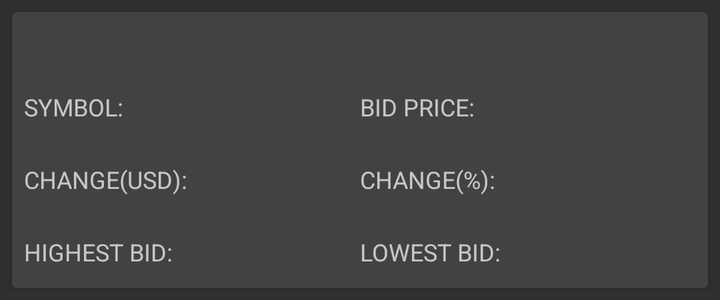
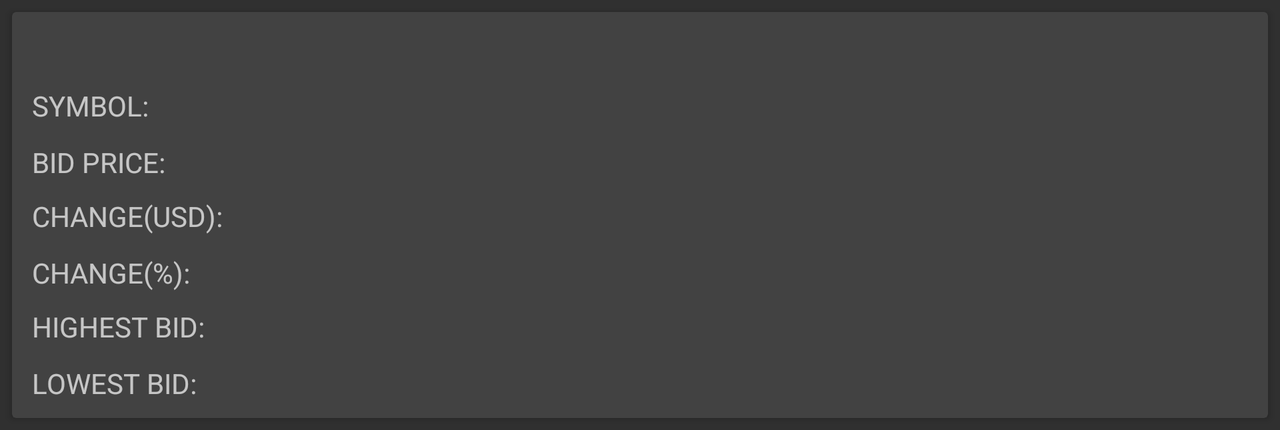

One screen, two layout resources from the same app: the default and the repository's alternative for another configuration. Each is rendered where Android would select it; the XML of both is given below.
<!-- AndroidManifest.xml: application theme AppTheme -->
<!-- res/layout/graph_detail.xml -->
<?xml version="1.0" encoding="utf-8"?>
<android.support.v7.widget.CardView android:layout_width="match_parent"
    xmlns:app="http://schemas.android.com/apk/res-auto"
    android:layout_margin="@dimen/margin_6"
    app:cardBackgroundColor="@color/cardview_dark_background"
    android:layout_height="wrap_content"
    xmlns:android="http://schemas.android.com/apk/res/android">
        <FrameLayout xmlns:android="http://schemas.android.com/apk/res/android"
            android:layout_width="match_parent"
            android:contentDescription="@string/desc_details_card"
            android:layout_height="match_parent">


                <LinearLayout

                    android:paddingStart="@dimen/margin_6"
                    android:paddingLeft="@dimen/margin_6"
                    android:paddingEnd="@dimen/margin_6"
                    android:paddingRight="@dimen/margin_6"
                    android:layout_width="match_parent"
                    android:layout_height="wrap_content"
                    android:orientation="vertical">
                    <TextView
                        android:id="@+id/cName"
                        android:textSize="@dimen/text_size_big"
                        android:layout_width="match_parent"
                        android:layout_height="wrap_content" />
                    <LinearLayout
                        android:orientation="horizontal"
                        android:layout_width="match_parent"
                        android:layout_height="wrap_content">
                        <TextView
                            android:layout_width="0dp"
                            android:layout_weight="2"
                            android:textSize="12sp"
                            android:textAllCaps="true"
                            android:text="@string/details_symbol"
                            android:layout_height="wrap_content" />
                        <TextView
                            android:padding="10dp"
                            android:layout_weight="1"
                            android:textSize="12sp"
                            android:layout_width="0dp"
                            android:layout_height="wrap_content"
                            android:id="@+id/cSymbol"/>
                        <TextView
                            android:layout_width="0dp"
                            android:layout_weight="2"
                            android:textAllCaps="true"
                            android:textSize="12sp"
                            android:text="@string/details_bid"
                            android:layout_height="wrap_content" />
                        <TextView
                            android:layout_width="0dp"
                            android:layout_weight="1"
                            android:id="@+id/cBid"
                            android:textSize="12sp"
                            android:layout_height="wrap_content" />
                    </LinearLayout>
                    <LinearLayout
                        android:orientation="horizontal"
                        android:layout_width="match_parent"
                        android:layout_height="wrap_content">
                        <TextView
                            android:layout_width="0dp"
                            android:layout_weight="2"
                            android:textSize="12sp"
                            android:textAllCaps="true"
                            android:text="@string/details_change_amount"
                            android:layout_height="wrap_content" />
                        <TextView
                            android:padding="10dp"
                            android:layout_weight="1"
                            android:textSize="12sp"
                            android:layout_width="0dp"
                            android:layout_height="wrap_content"
                            android:id="@+id/cAmount"/>
                        <TextView
                            android:layout_width="0dp"
                            android:layout_weight="2"
                            android:textSize="12sp"
                            android:textAllCaps="true"
                            android:text="@string/details_change_percent"
                            android:layout_height="wrap_content" />
                        <TextView
                            android:layout_width="0dp"
                            android:layout_weight="1"
                            android:textSize="12sp"
                            android:id="@+id/cPercent"
                            android:layout_height="wrap_content" />
                    </LinearLayout>

                    <LinearLayout
                        android:orientation="horizontal"
                        android:layout_width="match_parent"
                        android:layout_height="wrap_content">
                        <TextView
                            android:layout_width="0dp"
                            android:layout_weight="2"
                            android:textSize="12sp"
                            android:textAllCaps="true"
                            android:text="@string/details_highest"
                            android:layout_height="wrap_content" />
                        <TextView
                            android:padding="10dp"
                            android:layout_weight="1"
                            android:textSize="12sp"
                            android:layout_width="0dp"
                            android:layout_height="wrap_content"
                            android:id="@+id/cHighest"/>
                        <TextView
                            android:layout_width="0dp"
                            android:layout_weight="2"
                            android:textSize="12sp"
                            android:textAllCaps="true"
                            android:text="@string/details_lowest"
                            android:layout_height="wrap_content" />
                        <TextView
                            android:layout_width="0dp"
                            android:layout_weight="1"
                            android:textSize="12sp"
                            android:id="@+id/cLowest"
                            android:layout_height="wrap_content" />
                    </LinearLayout>

                </LinearLayout>

        </FrameLayout>
    </android.support.v7.widget.CardView>
<!-- resources referenced by this layout -->
<resources>
  <dimen name="margin_6">6dp</dimen>
  <dimen name="text_size_big">22sp</dimen>
  <string name="desc_details_card">Stock details</string>
  <string name="details_bid">bid price:</string>
  <string name="details_change_amount">change(USD):</string>
  <string name="details_change_percent">change(%):</string>
  <string name="details_highest">highest bid:</string>
  <string name="details_lowest">lowest bid:</string>
  <string name="details_symbol">symbol:</string>
  <style name="AppTheme" parent="Theme.AppCompat">
        <item name="colorPrimary">@color/material_blue_500</item>
        <item name="colorPrimaryDark">@color/material_blue_700</item>
      
    </style>
  <color name="material_blue_500">#2196F3</color>
  <color name="material_blue_700">#1976D2</color>
</resources>
<!-- res/layout-land/graph_detail.xml (the repository's variant of the layout above) -->
<!-- drawn on the phone turned sideways -->
<?xml version="1.0" encoding="utf-8"?>
<android.support.v7.widget.CardView android:layout_width="match_parent"
    xmlns:app="http://schemas.android.com/apk/res-auto"
    android:layout_margin="6dp"
    app:cardBackgroundColor="@color/cardview_dark_background"
    android:layout_height="wrap_content"
    xmlns:android="http://schemas.android.com/apk/res/android">
        <FrameLayout xmlns:android="http://schemas.android.com/apk/res/android"
            android:layout_width="match_parent"
            android:contentDescription="@string/desc_details_card"
            android:layout_height="match_parent">


                <LinearLayout
                    android:paddingStart="10dp"
                    android:paddingRight="10dp"
                    android:paddingEnd="10dp"
                    android:paddingLeft="10dp"
                    android:layout_width="match_parent"
                    android:layout_height="wrap_content"
                    android:orientation="vertical">
                    <TextView
                        android:id="@+id/cName"
                        android:textSize="@dimen/text_size_big"
                        android:gravity="center"
                        android:layout_width="match_parent"
                        android:layout_height="wrap_content" />
                    <LinearLayout
                        android:orientation="horizontal"
                        android:layout_width="match_parent"
                        android:layout_height="wrap_content">
                        <TextView
                            android:layout_width="0dp"
                            android:layout_weight="2"
                            android:textAllCaps="true"
                            android:text="@string/details_symbol"
                            android:layout_height="wrap_content" />
                        <TextView
                            android:padding="10dp"
                            android:layout_weight="1"
                            android:textSize="12sp"
                            android:gravity="center"
                            android:layout_width="0dp"
                            android:layout_height="wrap_content"
                            android:id="@+id/cSymbol"/>
                        </LinearLayout>
                        <LinearLayout
                            android:orientation="horizontal"
                            android:layout_width="match_parent"
                            android:layout_height="wrap_content">
                        <TextView
                            android:layout_width="0dp"
                            android:layout_weight="2"
                            android:textAllCaps="true"
                            android:text="@string/details_bid"
                            android:layout_height="wrap_content" />
                        <TextView
                            android:layout_width="0dp"
                            android:layout_weight="1"
                            android:id="@+id/cBid"
                            android:textSize="12sp"
                            android:gravity="center"
                            android:layout_height="wrap_content" />

                    </LinearLayout>
                    <LinearLayout
                        android:orientation="horizontal"
                        android:layout_width="match_parent"
                        android:layout_height="wrap_content">
                        <TextView
                            android:layout_width="0dp"
                            android:layout_weight="2"
                            android:textAllCaps="true"
                            android:text="@string/details_change_amount"
                            android:layout_height="wrap_content" />
                        <TextView
                            android:padding="10dp"
                            android:layout_weight="1"
                            android:textSize="12sp"
                            android:gravity="center"
                            android:layout_width="0dp"
                            android:layout_height="wrap_content"
                            android:id="@+id/cAmount"/>
                        </LinearLayout>
                    <LinearLayout
                        android:orientation="horizontal"
                        android:layout_width="match_parent"
                        android:layout_height="wrap_content">
                        <TextView
                            android:layout_width="0dp"
                            android:layout_weight="2"
                            android:textAllCaps="true"
                            android:text="@string/details_change_percent"
                            android:layout_height="wrap_content" />
                        <TextView
                            android:layout_width="0dp"
                            android:layout_weight="1"
                            android:textSize="12sp"
                            android:gravity="center"
                            android:id="@+id/cPercent"
                            android:layout_height="wrap_content" />
                    </LinearLayout>

                    <LinearLayout
                        android:orientation="horizontal"
                        android:layout_width="match_parent"
                        android:layout_height="wrap_content">
                        <TextView
                            android:layout_width="0dp"
                            android:layout_weight="2"
                            android:textAllCaps="true"
                            android:text="@string/details_highest"
                            android:layout_height="wrap_content" />
                        <TextView
                            android:padding="10dp"
                            android:layout_weight="1"
                            android:textSize="12sp"
                            android:gravity="center"
                            android:layout_width="0dp"
                            android:layout_height="wrap_content"
                            android:id="@+id/cHighest"/>
                        </LinearLayout>
                    <LinearLayout
                    android:orientation="horizontal"
                    android:paddingBottom="8dp"
                    android:layout_width="match_parent"
                    android:layout_height="wrap_content">
                        <TextView
                            android:layout_width="0dp"
                            android:layout_weight="2"
                            android:textAllCaps="true"
                            android:text="@string/details_lowest"
                            android:layout_height="wrap_content" />
                        <TextView
                            android:layout_width="0dp"
                            android:layout_weight="1"
                            android:textSize="12sp"
                            android:gravity="center"
                            android:id="@+id/cLowest"
                            android:layout_height="wrap_content" />
                    </LinearLayout>

                </LinearLayout>

        </FrameLayout>
    </android.support.v7.widget.CardView>
<!-- resources referenced by the variant -->
<!-- as the phone turned sideways resolves them -->
<resources>
  <dimen name="text_size_big">22sp</dimen>
  <string name="desc_details_card">Stock details</string>
  <string name="details_bid">bid price:</string>
  <string name="details_change_amount">change(USD):</string>
  <string name="details_change_percent">change(%):</string>
  <string name="details_highest">highest bid:</string>
  <string name="details_lowest">lowest bid:</string>
  <string name="details_symbol">symbol:</string>
  <style name="AppTheme" parent="Theme.AppCompat">
        <item name="colorPrimary">@color/material_blue_500</item>
        <item name="colorPrimaryDark">@color/material_blue_700</item>
      
    </style>
  <color name="material_blue_500">#2196F3</color>
  <color name="material_blue_700">#1976D2</color>
</resources>
